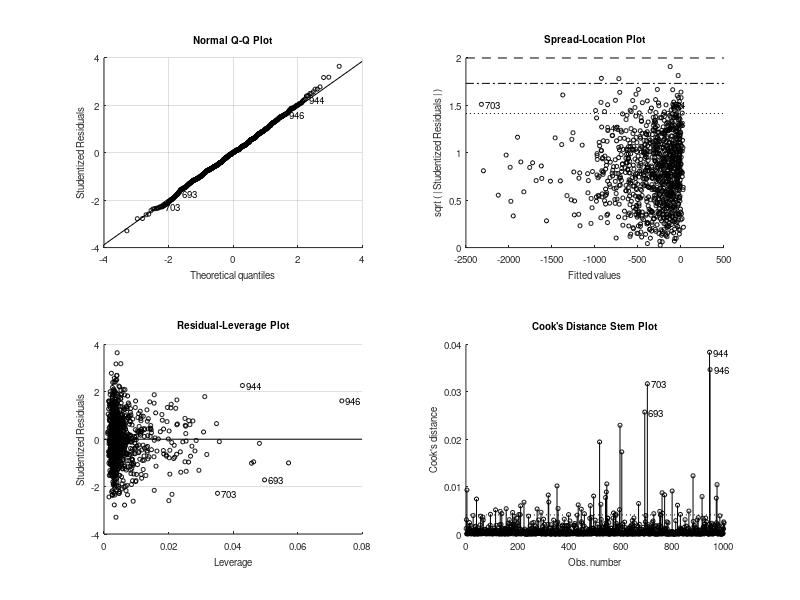

The MATLAB source for this figure: (Note: this script raises an error after producing the figure.)
% Data Analysis 2020
% Chapter 6 Excerise 5
% OLS, PLS, PCR, Ridge, LASSO
% Nick Kaparinos
close all;
clc;
clear;

% R2 and adjusted R2
Rsq = @(ypred,y) 1-sum((ypred-y).^2)/sum((y-mean(y)).^2);
adjRsq = @(ypred,y,n,k) ( 1 - (n-1)/(n-1-k)*sum((ypred-y).^2)/sum((y-mean(y)).^2) );

% Generate data
n = 1000;
p = 5;
X = zeros(n,p);
mu = [1, 5, 25, 125, 625];
%mu = [1, 2, 3, 4, 5];
b = [0; 2; 0; -3; 0];

for i = 1:p
    samples = exprnd(mu(i),n,1);
    X(:,i) = samples;
end

noiseStd = 25;
e = normrnd(0,noiseStd,n,1);
y = X*b + e;

rmseArray = zeros(5,1);
R2Array = zeros(5,1);
adjR2Array = zeros(5,1);

% Ordinary least squares
olsModel = fitlm(X,y);
rmseArray(1) = olsModel.RMSE;
R2Array(1) = olsModel.Rsquared.Ordinary;
adjR2Array(1) = olsModel.Rsquared.Adjusted;
bOLS = olsModel.Coefficients.Estimate;
y_pred = [ones(length(X),1) X]*bOLS;

% Plots
plots(y, y_pred, rmseArray(1), "OLS")

% PCR
covMatrix = cov(normalize(X,'center'));
[eigenVectors,eigenValues] = eig(covMatrix);
eigenValues = diag(eigenValues);
eigenValues = eigenValues(end:-1:1);

% Scree plot
figure;
plot(1:length(eigenValues),eigenValues,"-o")
title("Scree plot")
ylabel("eigenvalues")
xlabel("Number of pca components")

% Calculate number of features
td = 90;
eigenValuesSum = sum(eigenValues);
sumEigenValues = 0;
i = 0;
while(sumEigenValues < td)
    i = i + 1;
    sumEigenValues = sumEigenValues + 100*eigenValues(i)/eigenValuesSum;
end

% X = normalize(X);
[~,PCAScores,~] = pca(X);
input = [ ones(length(PCAScores),1) PCAScores(:,1:end)];
%input = [ ones(length(X),1) X];
bPCR = regress(y, input);
y_pred = input*bPCR;

residuals = y - y_pred;
rmseArray(2) = sqrt( 1/(length(PCAScores)-length(bPCR)) * (sum(residuals.^2)));
R2Array(2) = Rsq(y_pred,y);
adjR2Array(2) = adjRsq(y_pred,y,length(y),length(bPCR)-1);

% Plots
plots(y, y_pred, rmseArray(2), "PCR")

% PLS
[~,~,Xscores,~,bPLS,PCTVAR] = plsregress(X,y,5);
y_pred = [ones(n,1) X]*bPLS;

residuals = y - y_pred;
rmseArray(3) = sqrt( 1/(length(X)-length(bPLS)) * (sum(residuals.^2)));
R2Array(3) = Rsq(y_pred,y);
adjR2Array(3) = adjRsq(y_pred,y,length(y),length(bPLS)-1);

% PLCs components variance
figure;
plot(1:5,100*PCTVAR(1,:),'-bo');
xlabel('Number of PLS components');
ylabel('Variance Explained in y');
title('PLS Components')

% Plots
plots(y, y_pred, rmseArray(3), "PLS")

% Ridge regression
bRidge = ridge(y,X,1,0);
y_pred = [ones(length(X),1) X]*bRidge;

residuals = y - y_pred;
rmseArray(4) = sqrt( 1/(length(X)-length(bRidge)) * (sum(residuals.^2)));
R2Array(4) = Rsq(y_pred,y);
adjR2Array(4) = adjRsq(y_pred,y,length(y),length(bRidge)-1);

% Plots
plots(y, y_pred, rmseArray(4), "Ridge")

% LASSO
bLASSO = lasso(X,y,'lambda',1);
%lassoPlot(bLASSO)

y_pred = X*bLASSO;

residuals = y - y_pred;
rmseArray(5) = sqrt( 1/(length(X)-length(bRidge)) * (sum(residuals.^2)));
R2Array(5) = Rsq(y_pred,y);
adjR2Array(5) = adjRsq(y_pred,y,length(y),length(bRidge)-1);

% Plots
plots(y, y_pred, rmseArray(5), "LASSO")

% Table of Results
b = [0; b];
bLASSO = [0; bLASSO];
bAll = [b, bOLS, bPCR, bPLS, bRidge, bLASSO];
muCell = arrayfun(@num2str, mu, 'UniformOutput', 0);
rowNames = {'Intercept' muCell{:}};

table = array2table(bAll,'RowNames',rowNames,'VariableNames',{'Starting_b','OLS','PCR','PLS','Ridge','LASSO'});
disp(table);

function plots(y, y_pred, rmse, name)
% Scatterplot
figure;
scatter(y,y_pred);
hold on;
plot(xlim,ylim);
xlabel("y");
ylabel("y_pred");
title(name);

% Diagnostic Plot
figure;
residuals = y - y_pred;
ei_standard = residuals./rmse;
scatter(y,ei_standard);
hold on;
plot(xlim,[2 2]);
hold on;
plot(xlim,[0 0]);
hold on;
plot(xlim,[-2 -2]);
title(name);
xlabel("Y")
ylabel("Standard Error");
end

